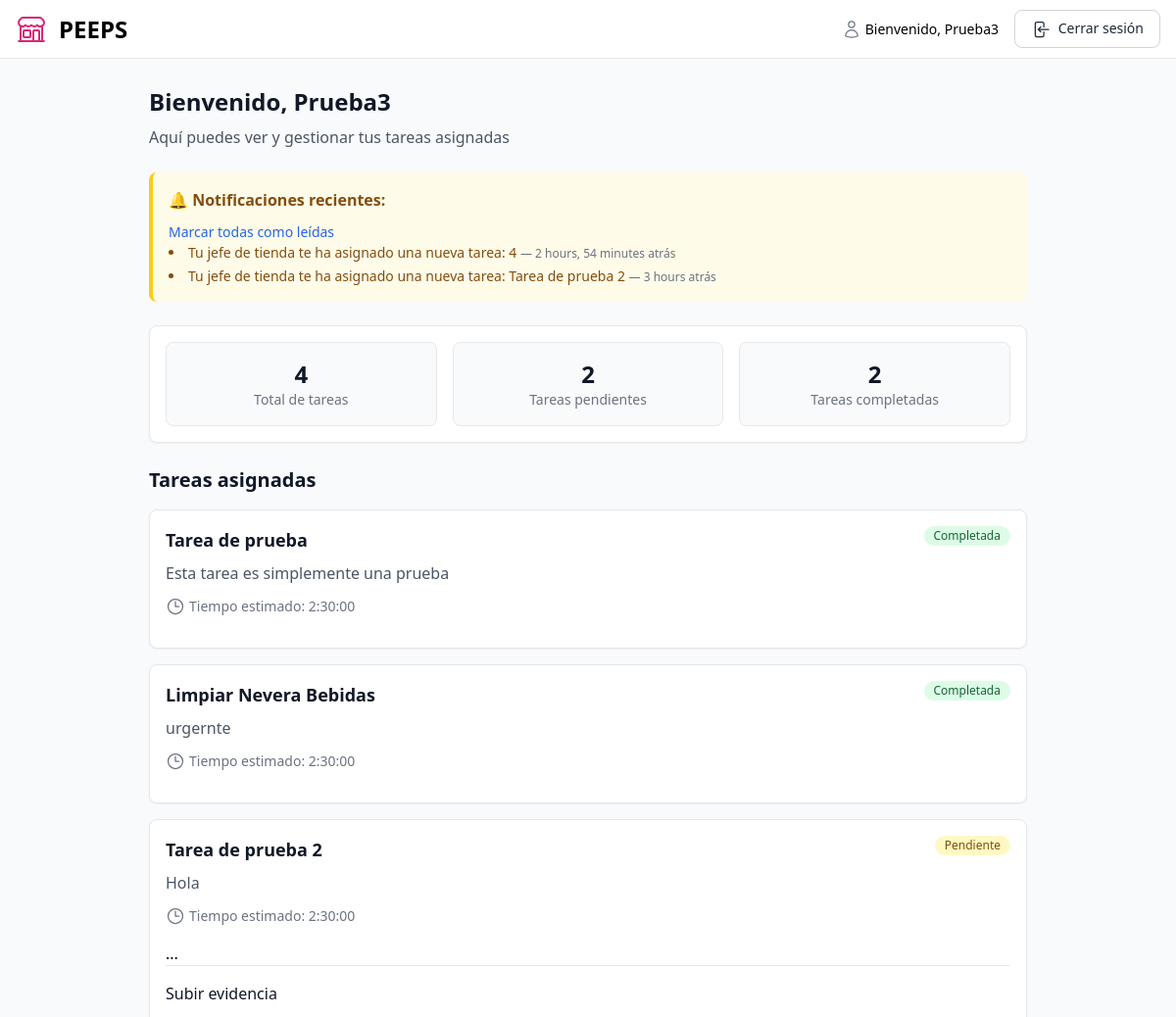
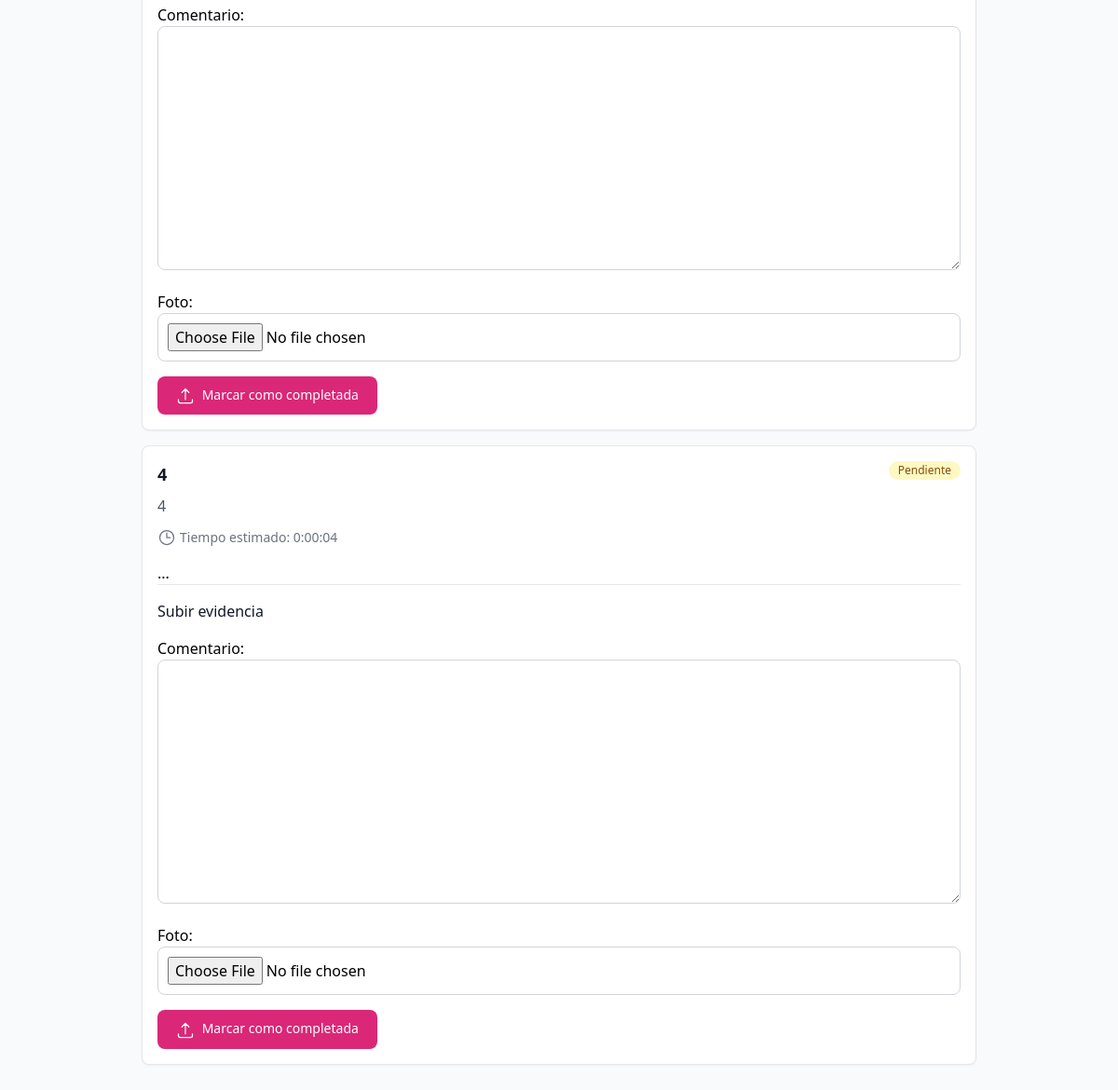
Page /empleado/ (signed in) on the earlier database version (2 pictures, top to bottom).
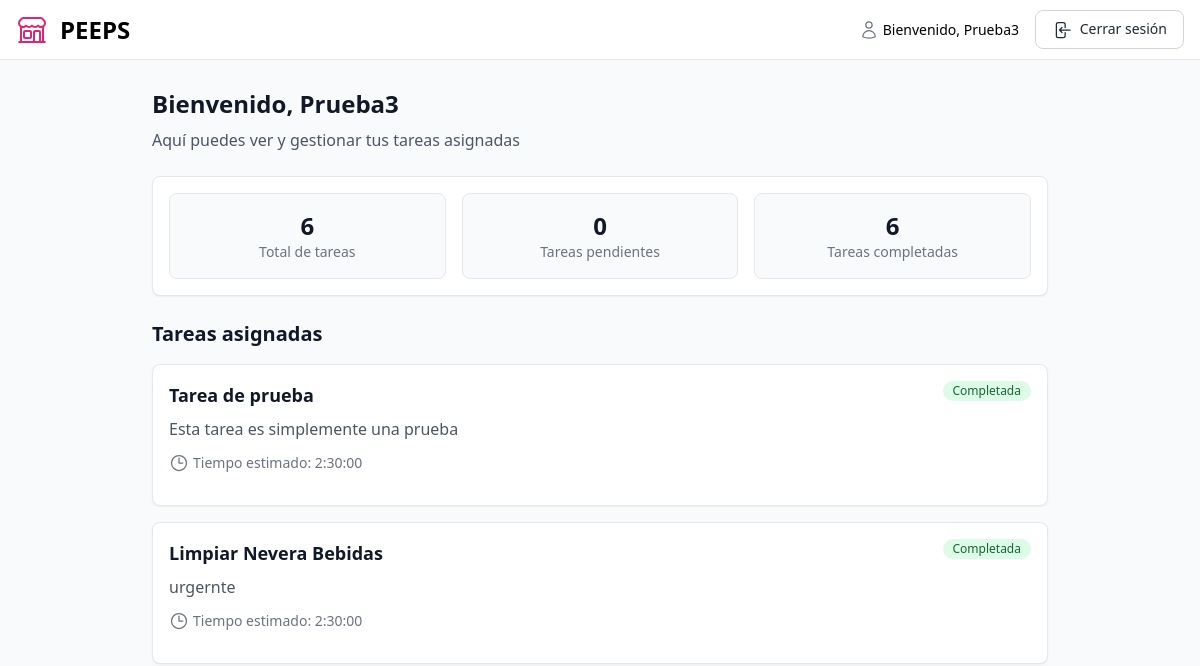
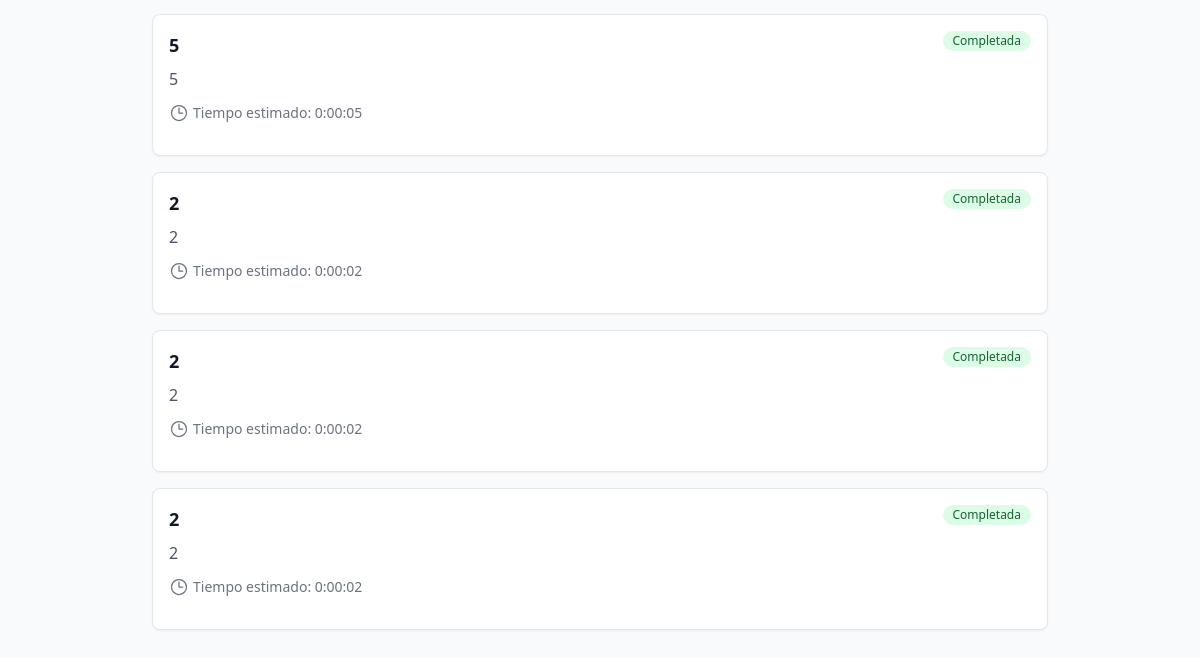
Same page on the later database version (2 pictures, top to bottom).
### tasks/models.py (models this page shows, shortened)
class Notificacion(models.Model):
    usuario = models.ForeignKey(User, on_delete=models.CASCADE)
    mensaje = models.TextField()
    leida = models.BooleanField(default=False)
    fecha = models.DateTimeField(auto_now_add=True)

class Tarea(models.Model):
    titulo = models.CharField(max_length=200)
    descripcion = models.TextField()
    jefe = models.ForeignKey(User, on_delete=models.CASCADE, related_name='tareas_creadas')
    empleados = models.ManyToManyField(EmpleadoPerfil, related_name='tareas_asignadas')
    tiempo_estimado = models.DurationField()
    fecha_asignacion = models.DateTimeField(auto_now_add=True)
    completada = models.BooleanField(default=False)
    fecha_completada = models.DateTimeField(null=True, blank=True)
    aceptada_por = models.ManyToManyField(EmpleadoPerfil, blank=True, related_name="tareas_aceptadas")
    PRIORIDADES = [
        ('Baja', 'Baja'),
        ('Media', 'Media'),
        ('Alta', 'Alta'),
    ]
    prioridad = models.CharField(max_length=10, choices=PRIORIDADES, default='Media')

### tasks/views.py (the view)
# urls.py: path('empleado/', views.dashboard_empleado, name='dashboard_empleado'),  # Dashboard del empleado
@login_required
def dashboard_empleado(request):
    notificaciones = Notificacion.objects.filter(usuario=request.user, leida=False).order_by('-fecha')
    perfil = EmpleadoPerfil.objects.get(user=request.user)
    tareas = Tarea.objects.filter(empleados=perfil)
    tareas_pendientes = tareas.filter(completada=False)
    tareas_completadas = tareas.filter(completada=True)
    if request.method == 'POST':
        tarea_id = request.POST.get('tarea_id')
        tarea = Tarea.objects.get(id=tarea_id)
        form = EvidenciaForm(request.POST, request.FILES)
        if form.is_valid():
            evidencia = form.save(commit=False)
            evidencia.empleado = perfil
            evidencia.tarea = tarea
            evidencia.save()
            tarea.completada = True
            tarea.fecha_completada = timezone.now()
            Notificacion.objects.create(
            usuario=tarea.jefe,
            mensaje=f"{request.user.username} ha completado la tarea: {tarea.titulo}")
            tarea.save()
            return redirect('dashboard_empleado')
    else:
        form = EvidenciaForm()
    return render(request, 'dashboard_empleado.html', {
        'tareas': tareas,
        'tareas_pendientes': tareas_pendientes,
        'tareas_completadas': tareas_completadas,
        'form': form,
        'notificaciones': notificaciones
    })

### tasks/forms.py
class EvidenciaForm(forms.ModelForm):
    class Meta:
        model = Evidencia
        fields = ['comentario', 'foto']

### tasks/templates/dashboard_empleado.html (shortened to what the changed rows need)
{% load widget_tweaks %}
<!DOCTYPE html>
<html lang="es">
<head>
  <script src="https://cdn.tailwindcss.com"></script>
</head>
<body class="bg-gray-50">
  <div class="min-h-screen flex flex-col">
    <div class="flex flex-1 pt-16">
      <main class="w-full p-6">
        <div class="max-w-4xl mx-auto">
          <div class="mb-6">
            <h2 class="text-2xl font-bold text-gray-900 mb-2">Bienvenido, {{ request.user.username }}</h2>
            <p class="text-gray-600">Aquí puedes ver y gestionar tus tareas asignadas</p>
          </div>
          {% if notificaciones %}
          <div class="bg-yellow-50 border-l-4 border-yellow-400 text-yellow-800 p-4 mb-6 rounded-lg">
            <p class="font-semibold mb-2">🔔 Notificaciones recientes:</p>
            <a href="{% url 'marcar_notificaciones_leidas' %}"
            class="text-sm text-blue-600 hover:underline font-medium">
           Marcar todas como leídas
         </a>
            <ul class="list-disc list-inside text-sm space-y-1">
              {% for notif in notificaciones %}
              <li>
                {{ notif.mensaje }}
                <span class="text-xs text-gray-500">— {{ notif.fecha|timesince }} atrás</span>
              </li>
              {% endfor %}
            </ul>
          </div>
          {% endif %}
          <div class="bg-white rounded-lg border border-gray-200 p-4 shadow-sm mb-6">
            <div class="grid grid-cols-1 md:grid-cols-3 gap-4">
              <div class="bg-gray-50 rounded-lg p-4 border border-gray-200 text-center">
                <p class="text-2xl font-bold text-gray-900">{{ tareas|length }}</p>
                <p class="text-sm text-gray-500">Total de tareas</p>
              </div>
              <div class="bg-gray-50 rounded-lg p-4 border border-gray-200 text-center">
                <p class="text-2xl font-bold text-gray-900">{{ tareas_pendientes|length }}</p>
                <p class="text-sm text-gray-500">Tareas pendientes</p>
              </div>
              <div class="bg-gray-50 rounded-lg p-4 border border-gray-200 text-center">
                <p class="text-2xl font-bold text-gray-900">{{ tareas_completadas|length }}</p>
                <p class="text-sm text-gray-500">Tareas completadas</p>
              </div>
            </div>
          </div>
          <h3 class="text-xl font-bold text-gray-900 mb-4">Tareas asignadas</h3>
          {% for tarea in tareas %}
          <div class="bg-white rounded-lg border border-gray-200 p-4 shadow-sm mb-4">
            <div class="flex justify-between items-start mb-2">
              <h4 class="text-lg font-semibold text-gray-900">{{ tarea.titulo }}</h4>
              <span
                class="px-2.5 py-0.5 text-xs font-medium rounded-full {% if tarea.completada %}bg-green-100 text-green-800{% else %}bg-yellow-100 text-yellow-800{% endif %}">
                {% if tarea.completada %}Completada{% else %}Pendiente{% endif %}
              </span>
            </div>
            <p class="text-gray-600 mb-3">{{ tarea.descripcion }}</p>
            <div class="flex items-center text-sm text-gray-500 mb-4">
              <svg xmlns="http://www.w3.org/2000/svg" fill="none" viewBox="0 0 24 24" stroke-width="1.5"
                stroke="currentColor" class="w-5 h-5 mr-1">
                <path stroke-linecap="round" stroke-linejoin="round"
                  d="M12 6v6h4.5m4.5 0a9 9 0 1 1-18 0 9 9 0 0 1 18 0Z" />
              </svg>
              Tiempo estimado: {{ tarea.tiempo_estimado }}
            </div>
            {% if not tarea.completada %}
            {% if request.user.empleadoperfil in tarea.aceptada_por.all %}
            ...
            {% else %}
            <a href="{% url 'aceptar_tarea' tarea.id %}"
              class="block text-center text-white bg-blue-600 hover:bg-blue-700 px-4 py-2 rounded-lg">
              Aceptar Tarea
            </a>
            {% endif %}
            <div class="border-t border-gray-200 pt-4">
              <h5 class="font-medium text-gray-900 mb-2">Subir evidencia</h5>
              <form method="post" enctype="multipart/form-data" class="space-y-4">
                {% for field in form %}
                <div class="mb-4">
                  {{ field.label_tag }}
                  {{ field|add_class:"w-full p-2.5 border border-gray-300 rounded-lg" }}
                </div>
                {% endfor %}
                <button type="submit"
                  class="w-full sm:w-auto text-white bg-primary-600 hover:bg-primary-700 focus:ring-4 focus:ring-primary-300 font-medium rounded-lg text-sm px-5 py-2.5 text-center">
                  <svg xmlns="http://www.w3.org/2000/svg" fill="none" viewBox="0 0 24 24" stroke-width="1.5"
                    stroke="currentColor" class="w-5 h-5 inline-block mr-1">
                    <path stroke-linecap="round" stroke-linejoin="round"
                      d="M3 16.5v2.25A2.25 2.25 0 0 0 5.25 21h13.5A2.25 2.25 0 0 0 21 18.75V16.5m-13.5-9L12 3m0 0 4.5 4.5M12 3v13.5" />
                  </svg>
                  Marcar como completada
                </button>
              </form>
            </div>
            {% endif %}
          </div>
          {% endfor %}
        </div>
      </main>
    </div>
  </div>
</body>
</html>

Differences in the rows shown:
no longer on this page (row edited): Notificacion: mensaje "Tu jefe de tienda te ha asignado una nueva tarea: 4", fecha "2 hours, 54 minutes"
no longer on this page (row edited): Notificacion: mensaje "Tu jefe de tienda te ha asignado una nueva tarea: Tarea de prueba 2", fecha "3 hours"
removed Tarea: titulo "Tarea de prueba 2", completada "Pendiente", descripcion "Hola", tiempo_estimado "2:30:00", label_tag "Comentario:" "Foto:"
removed Tarea: titulo "4", completada "Pendiente", descripcion "4", tiempo_estimado "0:00:04", label_tag "Comentario:" "Foto:"
added Tarea: titulo "5", completada "Completada", descripcion "5", tiempo_estimado "0:00:05"
added Tarea: titulo "2", completada "Completada", descripcion "2", tiempo_estimado "0:00:02"
added Tarea: titulo "2", completada "Completada", descripcion "2", tiempo_estimado "0:00:02"
added Tarea: titulo "2", completada "Completada", descripcion "2", tiempo_estimado "0:00:02"
Other differences:
{{ tareas|length }}: "4" → "6"
{{ tareas_pendientes|length }}: "2" → "0"
{{ tareas_completadas|length }}: "2" → "6"
text no longer shown: "🔔 Notificaciones recientes: Marcar todas como leídas"
